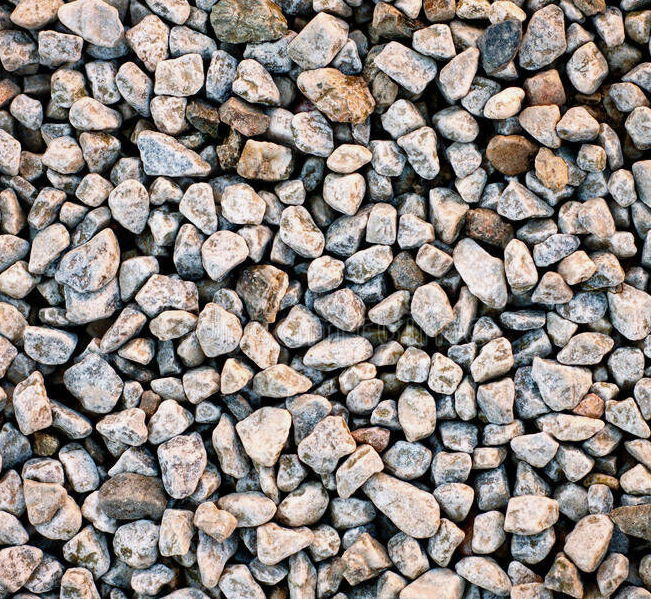
#> input picture rock4.png, 651 x 599 px
$ python main2.py
#> lines starting #> are read from the running program, lines starting #| are printed output that depends on the picture; after the words box and inside, x2 and y2 are one past the last pixel; in counts of white or black regions, pixels touching at a corner belong together
import cv2
# СЧИТЫВАНИЕ ИЗОБРАЖЕНИЯ:
img = cv2.imread('rock4.png')
#> img is the input picture: shape (599, 651, 3); mean B, G, R 129.3, 134.3, 141.9
cv2.imshow('Picture 1', img)
cv2.waitKey(0)

gray = cv2.cvtColor(img, cv2.COLOR_BGR2GRAY)
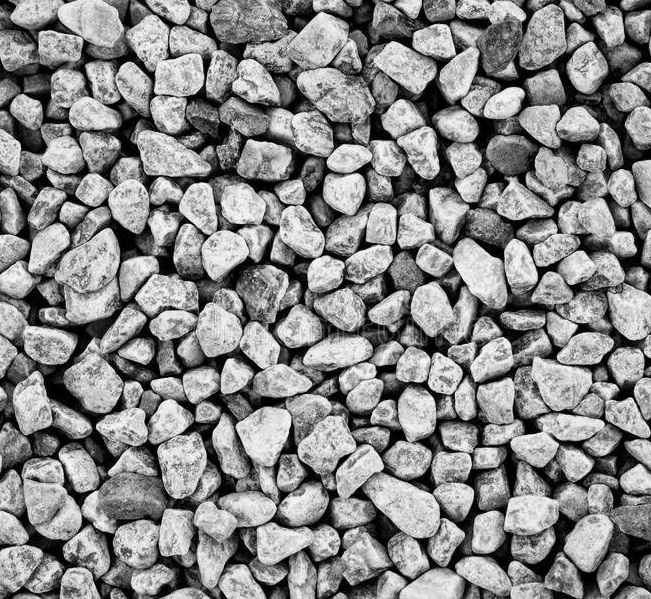
#> gray: shape (599, 651); min 0, max 247, mean 136
_, threshold = cv2.threshold(gray, 127, 255, cv2.THRESH_BINARY)
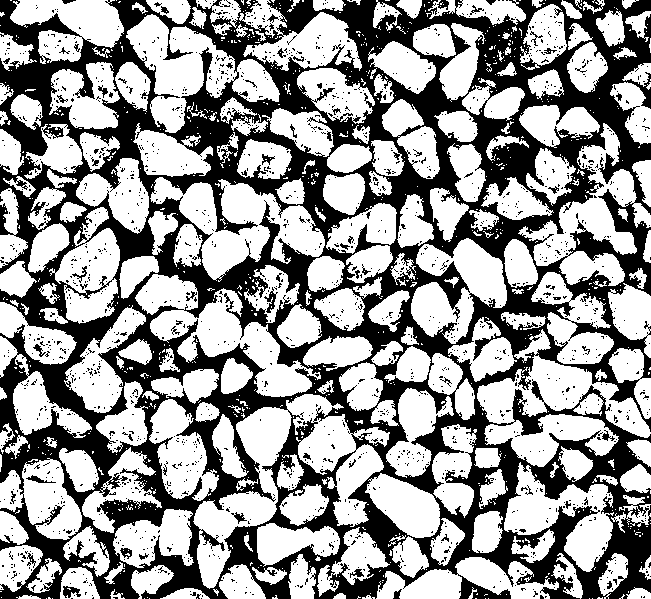
#> threshold: shape (599, 651); 59.8% white; 1669 black regions (1611 under 20 px)

cv2.imshow('BW', gray)
cv2.waitKey(0)

# ФУНКЦИЯ НАХОЖДЕНИЯ КОНТУРОВ:
contours, _ = cv2.findContours(
    threshold, cv2.RETR_TREE, cv2.CHAIN_APPROX_SIMPLE)
#> contours = 3483 contours, 3176 with area under 20; largest, box (x1, y1, x2, y2) and area: (193, 394, 390, 589) 11616, (477, 329, 651, 467) 9090, (135, 274, 321, 397) 7674, (150, 177, 325, 282) 7492, (126, 14, 280, 133) 7212
i = 0
# ОТРИСОВКА РАЗЛИЧНЫХ КОНТУРОВ
for contour in contours:
    if i == 0:
        i = 1
        continue
    approx = cv2.approxPolyDP(
        contour, 0.01 * cv2.arcLength(contour, True), True)
    cv2.drawContours(img, [contour], 0, (0, 0, 255), 5)
    M = cv2.moments(contour)
#> this loop made 3483 passes
#> (contour, i) on pass 1: ([[592, 598]], 1)
#> approx on passes 2 to 7: [[589, 598]], [[488, 598]], [[485, 598]], [[475, 598], [476, 598]], [[197, 598]], [[149, 598]]
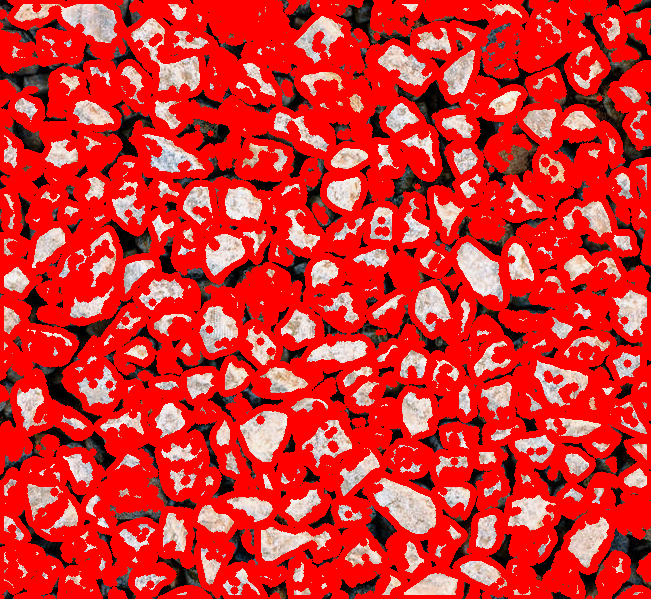
#> img: shape (599, 651, 3); mean B, G, R 44.4, 46.1, 217.4
#> after the loop, i = 1

for contour in contours:
    if i == 0:
        i = 1
        continue
    approx = cv2.approxPolyDP(
        contour, 0.01 * cv2.arcLength(contour, True), True)
    cv2.drawContours(gray, [contour], 0, (0, 0, 255), 5)
    M = cv2.moments(contour)
#> this loop made 3483 passes
#> approx on passes 1 to 3: [[592, 598]], [[589, 598]], [[488, 598]]
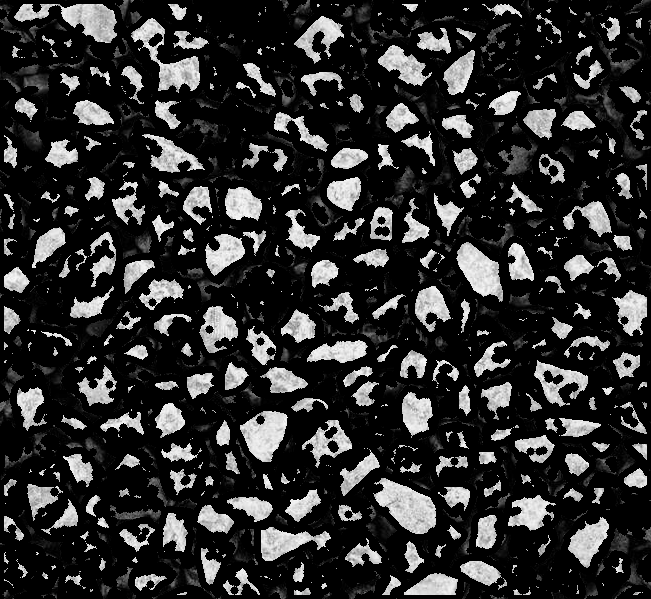
#> gray: shape (599, 651); min 0, max 247, mean 46.8
#> after the loop, i = 1

#ВЫВОД ИЗОБРАЖЕНИЯ:
cv2.imshow('shapes', img)

cv2.imshow('shapesbw', gray)
cv2.waitKey(0)
cv2.destroyAllWindows()
#СОХРАНИТЬ ИЗОБРАЖЕНИЕ С КОНТУРАМИ:
cv2.imwrite('rock1111.png', img)

#ОБРАБОТКА ДВУХ БОЛЬШИХ КОНТУРОВ:
image = cv2.imread('rock1111.png')
original_image = image
gray = cv2.cvtColor(image,cv2.COLOR_BGR2GRAY)
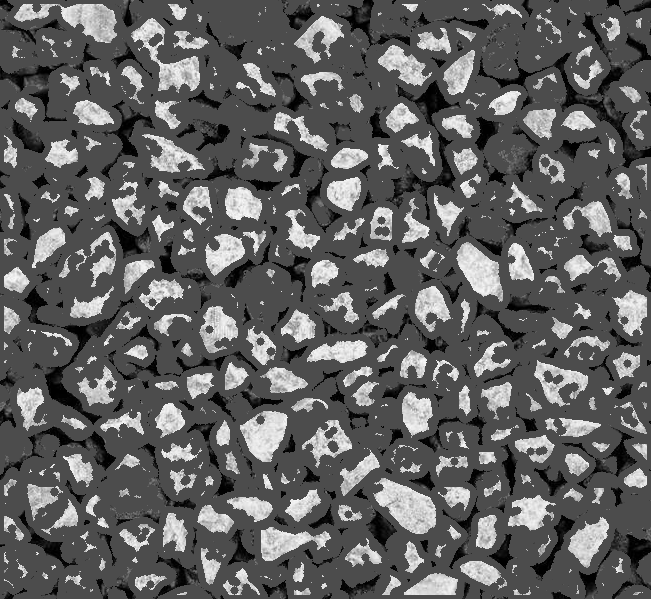
#> gray: shape (599, 651); min 0, max 247, mean 97
edges = cv2.Canny(gray, 50,200)
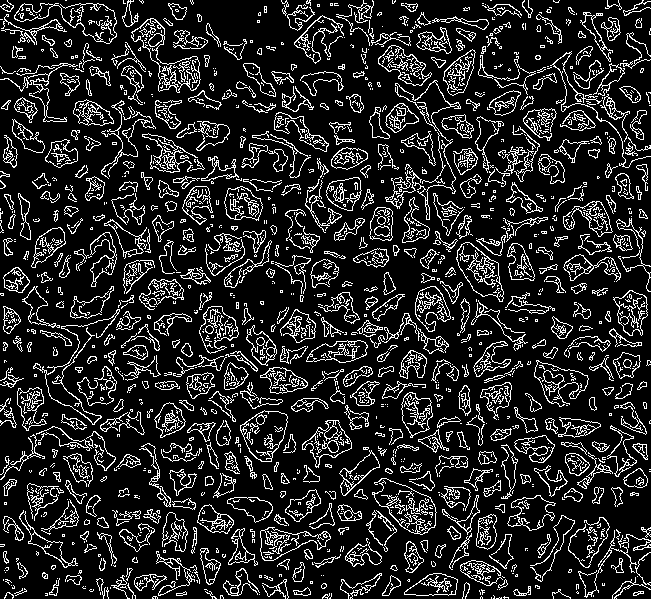
#> edges: shape (599, 651); 15.1% white in thin lines or dots
contours, hierarchy= cv2.findContours(edges.copy(), cv2.RETR_EXTERNAL, cv2.CHAIN_APPROX_NONE)
#> contours = 1215 contours, 858 with area under 20; largest, box (x1, y1, x2, y2) and area: (131, 18, 201, 93) 1853, (240, 410, 288, 462) 1628, (456, 242, 504, 302) 1576, (260, 527, 331, 561) 1236, (199, 306, 239, 354) 1110
cv2.destroyAllWindows()
def get_contour_areas(contours):
    all_areas = []
    for cnt in contours:
        area = cv2.contourArea(cnt)
        all_areas.append(area)
    return all_areas


#СОРТИРУЕМ СПИСОК В ОБРАТНОМ ПОРЯДКЕ (ПО УБЫВАНИЮ КОНТУРОВ)
sorted_contours= sorted(contours, key=cv2.contourArea, reverse= True)
#> sorted_contours has the same summary as contours
#В ОТСОРТИРОВАННОМ ПО УБЫВАНИЮ СПИСКЕ ВЫБИРАЕМ ПЕРВЫЕ ЭЛЕМЕНТЫ - САМЫЕ БОЛЬШИЕ КОНТУРЫ:
largest_item= sorted_contours[0]
#> largest_item = contour of 260 points, box (x1, y1, x2, y2) (131, 18, 201, 93), area 1853
largest_item2= sorted_contours[1]
#> largest_item2 = contour of 141 points, box (x1, y1, x2, y2) (240, 410, 288, 462), area 1628

#ВЫВОД ИЗОБРАЖЕНИЯ:
cv2.drawContours(original_image, largest_item, -1, (255,0,0),3)
cv2.drawContours(original_image, largest_item2, -1, (255,0,0),3)
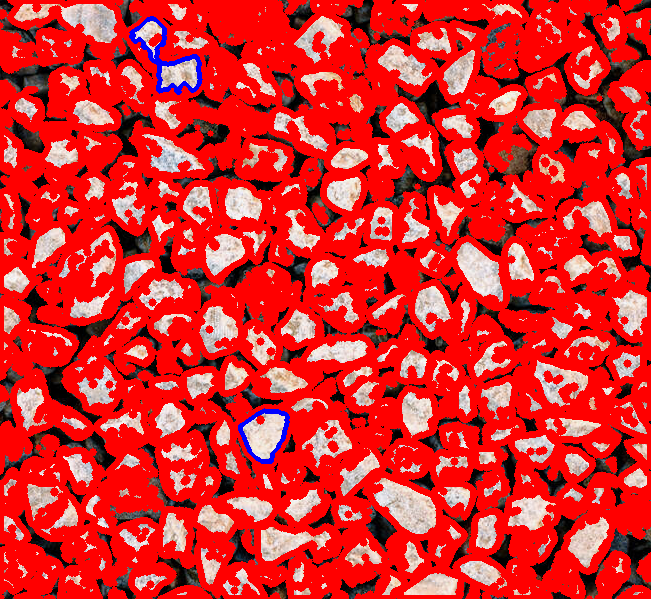
#> original_image: shape (599, 651, 3); mean B, G, R 45.2, 45.7, 216.2
cv2.waitKey(0)
cv2.imshow('Largest Object', original_image)
cv2.waitKey(0)
cv2.destroyAllWindows()

$ run again, with rock00.png copied over rock4.png
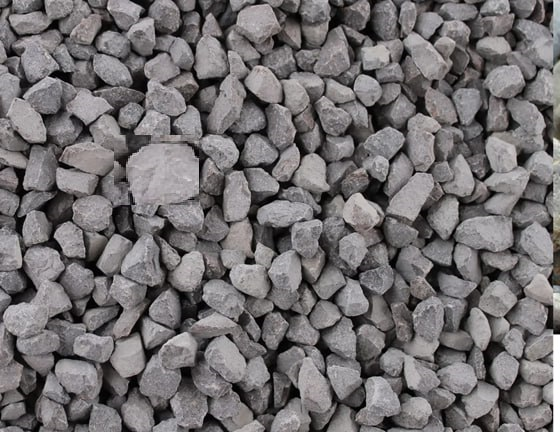
#> input picture rock00.png, 560 x 432 px
#> img is the input picture: shape (432, 560, 3); mean B, G, R 112.9, 111.5, 115
#> `_, threshold = cv2.threshold(gray, 127, 255, cv2.THRESH_BINARY)`:
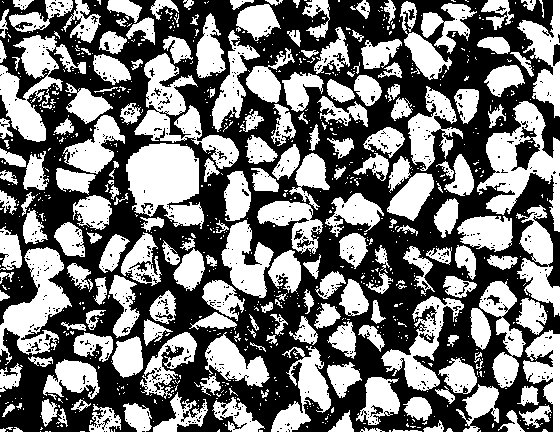
#> threshold: shape (432, 560); 47% white; 909 white regions (710 under 20 px)
#> `contours, _ = cv2.findContours( threshold, cv2.RETR_TREE, cv2.CHAIN_AP..`: contours = 2053 contours, 1815 with area under 20; largest, box (x1, y1, x2, y2) and area: (477, 101, 560, 232) 4721, (126, 143, 204, 229) 4530, (134, 53, 239, 169) 3680, (0, 247, 72, 365) 3492, (0, 35, 86, 142) 3186
#> the loop `for contour in contours:` made 2053 passes
#> (contour, i) on pass 1: ([[80, 431], [84, 431]], 1)
#> after the loop `for contour in contours:`: i = 1
#> the loop `for contour in contours:` made 2053 passes
#> approx on passes 1 to 3: [[80, 431], [84, 431]], [[49, 431], [50, 431]], [[45, 431], [47, 431]]
#> edges: shape (432, 560); 12.9% white in thin lines or dots
#> `contours, hierarchy= cv2.findContours(edges.copy(), cv2.RETR_EXTERNAL,..`: contours = 698 contours, 485 with area under 20; largest, box (x1, y1, x2, y2) and area: (129, 147, 196, 202) 2912, (392, 176, 431, 217) 788, (465, 220, 509, 244) 600, (11, 103, 43, 139) 586, (408, 36, 441, 73) 567
#> sorted_contours has the same summary as contours
#> largest_item = contour of 193 points, box (x1, y1, x2, y2) (129, 147, 196, 202), area 2912
#> largest_item2 = contour of 103 points, box (x1, y1, x2, y2) (392, 176, 431, 217), area 788
#> `cv2.drawContours(original_image, largest_item2, -1, (255,0,0),3)`:
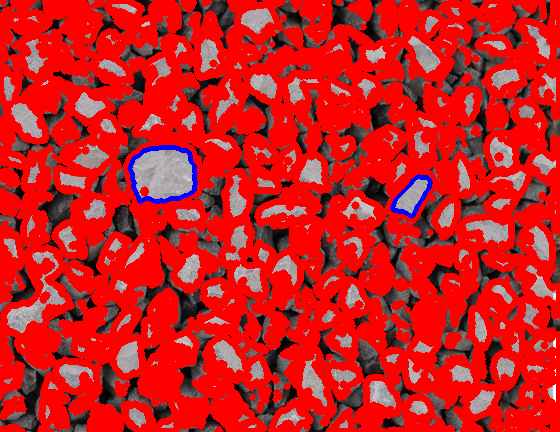
#> original_image: shape (432, 560, 3); mean B, G, R 33.2, 31.3, 202.1

$ run again, with rock1.png copied over rock4.png
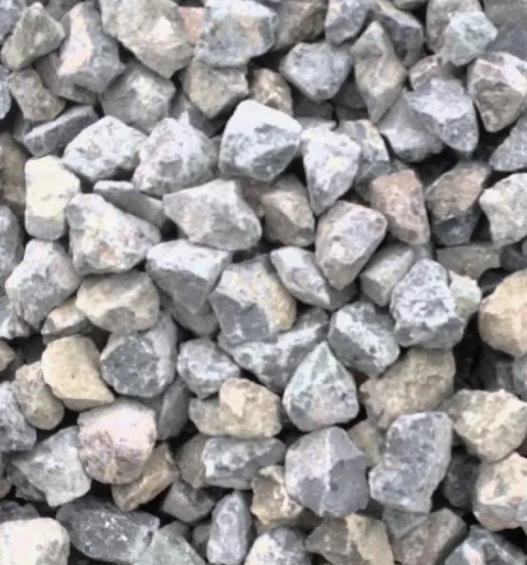
#> input picture rock1.png, 527 x 565 px
#> img is the input picture: shape (565, 527, 3); mean B, G, R 151.5, 151, 153.1
#> `_, threshold = cv2.threshold(gray, 127, 255, cv2.THRESH_BINARY)`:
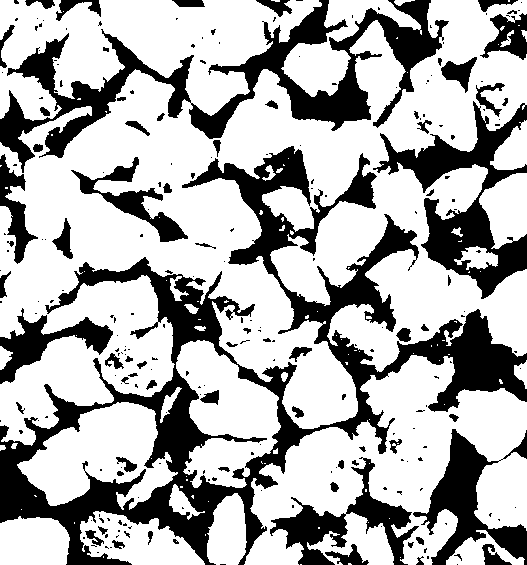
#> threshold: shape (565, 527); 68.3% white; 244 black regions (173 under 20 px)
#> `contours, _ = cv2.findContours( threshold, cv2.RETR_TREE, cv2.CHAIN_AP..`: contours = 357 contours, 265 with area under 20; largest, box (x1, y1, x2, y2) and area: (0, 0, 527, 446) 134668, (244, 355, 527, 565) 29789, (17, 402, 178, 510) 9414, (176, 340, 281, 488) 8925, (281, 0, 422, 97) 4256
#> the loop `for contour in contours:` made 357 passes
#> (contour, i) on pass 1: ([[300, 564], [301, 564]], 1)
#> after the loop `for contour in contours:`: i = 1
#> the loop `for contour in contours:` made 357 passes
#> approx on passes 1 to 3: [[300, 564], [301, 564]], [[348, 563], [348, 564], [351, 564], [350, 563]], [[400, 557]]
#> edges: shape (565, 527); 13.7% white in thin lines or dots
#> `contours, hierarchy= cv2.findContours(edges.copy(), cv2.RETR_EXTERNAL,..`: contours = 458 contours, 316 with area under 20; largest, box (x1, y1, x2, y2) and area: (103, 3, 272, 74) 7758, (179, 344, 277, 435) 4590, (3, 339, 110, 436) 4201, (22, 406, 155, 502) 3984, (286, 345, 354, 426) 3359
#> sorted_contours has the same summary as contours
#> largest_item = contour of 435 points, box (x1, y1, x2, y2) (103, 3, 272, 74), area 7758
#> largest_item2 = contour of 371 points, box (x1, y1, x2, y2) (179, 344, 277, 435), area 4590
#> `cv2.drawContours(original_image, largest_item2, -1, (255,0,0),3)`:
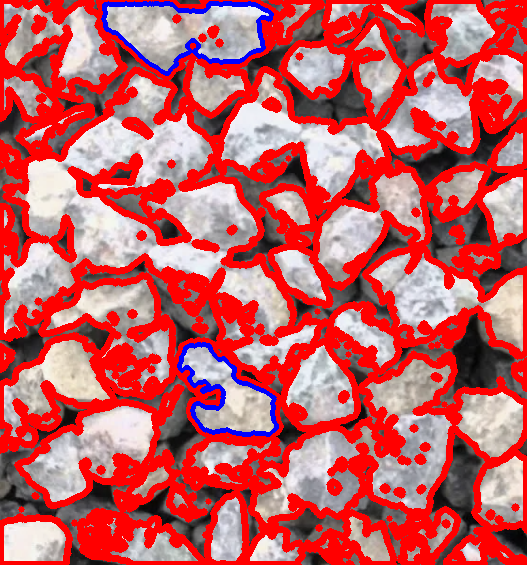
#> original_image: shape (565, 527, 3); mean B, G, R 99.1, 95.5, 196.5

$ run again, with rock2.png copied over rock4.png
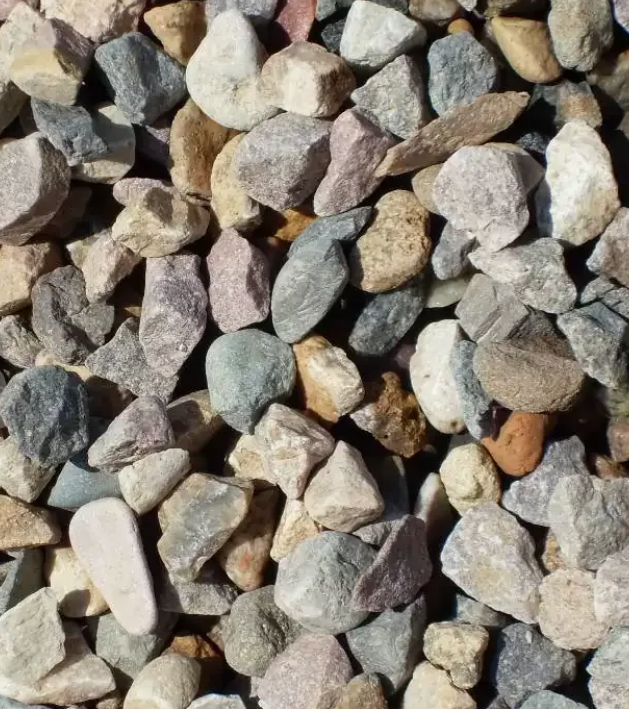
#> input picture rock2.png, 629 x 709 px
#> img is the input picture: shape (709, 629, 3); mean B, G, R 116.2, 128.1, 136.3
#> threshold: shape (709, 629); 58.1% white; 1017 black regions (951 under 20 px)
#> `contours, _ = cv2.findContours( threshold, cv2.RETR_TREE, cv2.CHAIN_AP..`: contours = 2081 contours, 1904 with area under 20; largest, box (x1, y1, x2, y2) and area: (0, 0, 422, 709) 140362, (357, 87, 620, 475) 47538, (403, 442, 629, 709) 37384, (0, 0, 137, 230) 11183, (230, 128, 333, 340) 6833
#> the loop `for contour in contours:` made 2081 passes
#> (contour, i) on pass 1: ([[488, 708]], 1)
#> after the loop `for contour in contours:`: i = 1
#> the loop `for contour in contours:` made 2081 passes
#> approx on passes 1 to 3: [[488, 708]], [[358, 708], [359, 708]], [[46, 708]]
#> edges: shape (709, 629); 13.1% white in thin lines or dots
#> `contours, hierarchy= cv2.findContours(edges.copy(), cv2.RETR_EXTERNAL,..`: contours = 679 contours, 453 with area under 20; largest, box (x1, y1, x2, y2) and area: (3, 4, 74, 104) 4154, (412, 323, 478, 434) 4085, (161, 477, 243, 607) 3756, (232, 407, 374, 706) 3588, (360, 194, 419, 287) 2765
#> sorted_contours has the same summary as contours
#> largest_item = contour of 269 points, box (x1, y1, x2, y2) (3, 4, 74, 104), area 4154
#> largest_item2 = contour of 294 points, box (x1, y1, x2, y2) (412, 323, 478, 434), area 4085
#> `cv2.drawContours(original_image, largest_item2, -1, (255,0,0),3)`:
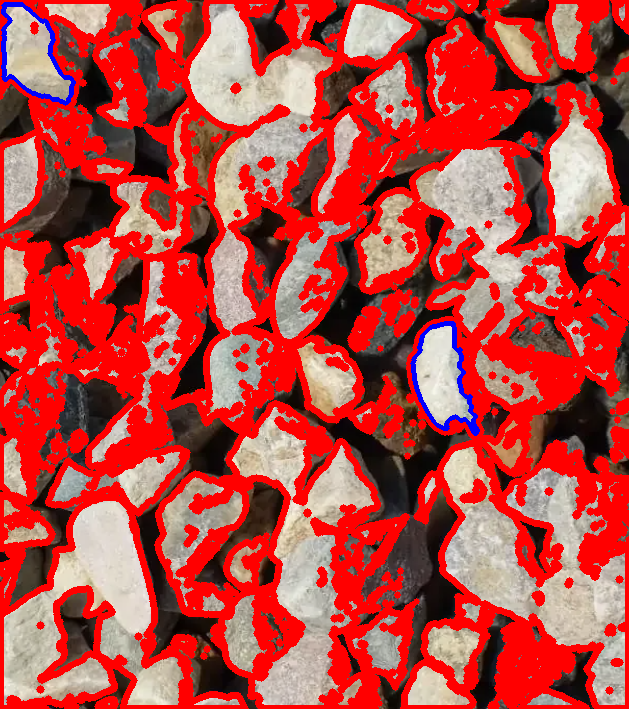
#> original_image: shape (709, 629, 3); mean B, G, R 67.3, 72.5, 184.2
